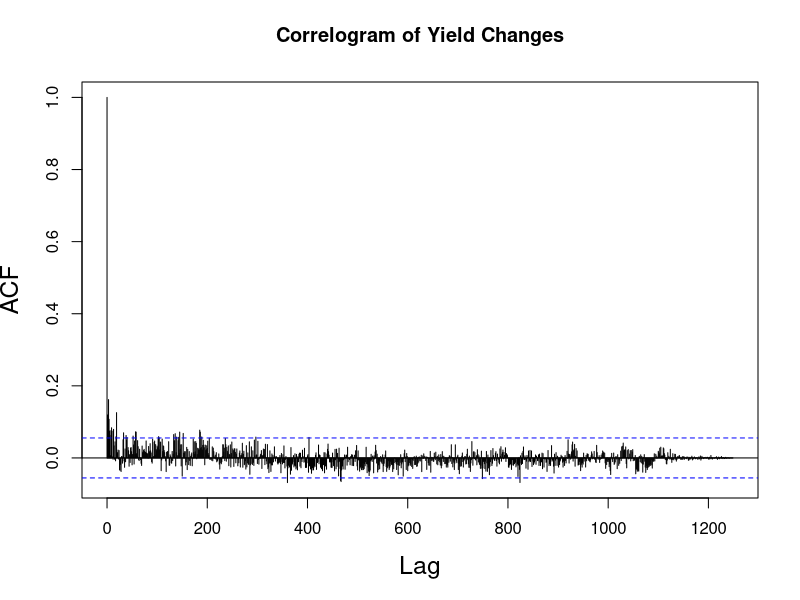

The R source for this figure: (Note: this script raises an error after producing the figure.)



#------------------------------1-Day Increment Data--------------------------------
#------------------------------Reading Data---------------------------------------------
df_1year_st <-read.csv("./Stationary-1-day/df_1year_st.csv")
attach(df_1year_st)

#-----------------------------Check for Autocorrelation--------------------------------
acf(df_1year_st, lag.max = 1251, plot = TRUE , cex.lab=1.5 , main = "Correlogram of Yield Changes")


#------------------------------Distribution Fitting----------------------------------
#---------------------------------Cullen and Frey Graph
par(mfrow=c(1,1))
descdist(DGS1 , boot = 1000)

#----------------------Fitting into Normal, Logistic and Cauchy Distribution--------------------------------
fn =fitdist(DGS1, "norm")
fl =fitdist(DGS1, "logis")
fc =fitdist(DGS1, "cauchy")
par(mfrow=c(2,2))
plot.legend = c("normal", "logistic","cauchy")
denscomp(list(fn, fl,fc) , legendtext = plot.legend)
qqcomp(list(fn, fl,fc) , legendtext = plot.legend)
cdfcomp(list(fn, fl,fc) , legendtext = plot.legend)
ppcomp(list(fn, fl,fc) , legendtext = plot.legend)
#----------
summary(fn)
summary(fl)
summary(fc)

#------------------------Maximum Goodness of Fit --------------------------------
#----------------------------Camer-von Mises -----------------------------------
gofn =fitdist(DGS1, "norm" , method = "mge" , gof="CvM")
gofl =fitdist(DGS1, "logis", method = "mge" , gof="CvM")
gofc =fitdist(DGS1, "cauchy", method = "mge" , gof="CvM")
summary(gofn)
summary(gofl)
summary(gofc)
#-------------------------------Kolmogrov-Smirnov---------------------------------------
gofn =fitdist(DGS1, "norm" , method = "mge" , gof="KS")
gofl =fitdist(DGS1, "logis", method = "mge" , gof="KS")
gofc =fitdist(DGS1, "cauchy", method = "mge" , gof="KS")
summary(gofn)
summary(gofl)
summary(gofc)

#-------------------------------Anderson-Darling---------------------------------------
gofn =fitdist(DGS1, "norm" , method = "mge" , gof="AD")
gofl =fitdist(DGS1, "logis", method = "mge" , gof="AD")
gofc =fitdist(DGS1, "cauchy", method = "mge" , gof="AD")
summary(gofn)
summary(gofl)
summary(gofc)

#-----------------------------------Plotting Emperical data and Final decision by k test -----------------------------
t1= length(DGS1)
par(mfrow=c(1,1))

plot(density(tail(DGS1,t1)), main = "Distribution of Yield Changes" ,cex.lab=1.5)
curve(dnorm(x,mean=mean(tail(DGS1,t1)),sd= sd(tail(DGS1,t1))), col = "red", lwd =3, add=TRUE)
curve(dlogis(x,mean(tail(DGS1,t1)),sd(tail(DGS1,t1))), col = "green" ,add=TRUE,lwd = 2)
curve(dcauchy(x,mean(tail(DGS1,t1)),sd(tail(DGS1,t1))), col = "blue" ,add=TRUE,lwd = 2)

legend("topleft", legend=c("Empirical Data", "Normal", "Logistic", "Cauchy"),
       col=c("black", "red","green", "blue"), lty=1, cex=0.8 , lwd = 3)

ks.test(tail(DGS1,t1),rnorm(t1, mean(tail(DGS1,t1)),sd(tail(DGS1,t1))))
ks.test(tail(DGS1,t1),rlogis(t1, mean(tail(DGS1,t1)),sd(tail(DGS1,t1))))
ks.test(tail(DGS1,t1),rcauchy(t1, mean(tail(DGS1,t1)),sd(tail(DGS1,t1))))

ks.test(tail(DGS1,t1),"pnorm", mean = mean(tail(DGS1,t1)),sd = sd(tail(DGS1,t1)))
ks.test(rnorm(1000), "pnorm")

# --------------------------------------------------------------------------------------
detach(df_1year_st)



#------------------------------25-Day Increment Data--------------------------------
#------------------------------Reading Data---------------------------------------------
df_1year_25_st<-read.csv("./Stationary-25-day/df_1year_25_st.csv")
attach(df_1year_25_st)

#-----------------------------Check for Autocorrelation--------------------------------
acf(df_1year_25_st, lag.max = 1251, plot = TRUE , cex.lab=1.5 , main = "Correlogram of Yield Changes")

#------------------------------Distribution Fitting----------------------------------
#---------------------------------Cullen and Frey Graph
par(mfrow=c(1,1))
descdist(DGS1 , boot = 1000)

#----------------------Fitting into Normal, Logistic and Cauchy Distribution--------------------------------
fn =fitdist(DGS1, "norm")
fl =fitdist(DGS1, "logis")
fc =fitdist(DGS1, "cauchy")

par(mfrow=c(2,2))
plot.legend = c("normal", "logistic","cauchy")
denscomp(list(fn, fl,fc) , legendtext = plot.legend)
qqcomp(list(fn, fl,fc) , legendtext = plot.legend)
cdfcomp(list(fn, fl,fc) , legendtext = plot.legend)
ppcomp(list(fn, fl,fc) , legendtext = plot.legend)
#----------
summary(fn)
summary(fl)
summary(fc)

 ###----- --------------------------------goodness of fit--------------------------------
#----------------------------Camer-von Mises -----------------------------------

gofn =fitdist(DGS1, "norm" , method = "mge" , gof="CvM")
gofl =fitdist(DGS1, "logis", method = "mge" , gof="CvM")
gofc =fitdist(DGS1, "cauchy", method = "mge" , gof="CvM")
summary(gofn)
summary(gofl)
summary(gofc)

#----------------------------Kolmogrov-Smirnov -----------------------------------
gofn =fitdist(DGS1, "norm" , method = "mge" , gof="KS")
gofl =fitdist(DGS1, "logis", method = "mge" , gof="KS")
gofc =fitdist(DGS1, "cauchy", method = "mge" , gof="KS")
summary(gofn)
summary(gofl)
summary(gofc)
#---------------------------Anderson-Darling -----------------------------------

gofn =fitdist(DGS1, "norm" , method = "mge" , gof="AD")
gofl =fitdist(DGS1, "logis", method = "mge" , gof="AD")
gofc =fitdist(DGS1, "cauchy", method = "mge" , gof="AD")
summary(gofn)
summary(gofl)
summary(gofc)


detach(df_1year_25_st)


#------------------------------------Stochastic Modeling ---------------------------
#--------------------------Arithmatic Brownian Motion ------------------------------

ABM <- function (nsim, t, mu, sigma, r0, dt)
  {
    abm <- matrix(ncol = nsim, nrow = t)
    for (simu in 1:nsim){
      abm[1, simu] <- r0
      for (day in 2:t) {
        epsilon <- rnorm(1)
        abm[day, simu] <- abm[(day-1), simu] + (mu * dt) + (sigma * epsilon * sqrt(dt))
            }
      }
  return(abm)
  }

#----------------------------Geometric Brownian Motion  ---------------------------
GBM <- function (nsim, t, mu, sigma, r0, dt)
  {
    gbm <- matrix(ncol = nsim, nrow = t)
    for (simu in 1:nsim) {
      gbm[1, simu] <- r0
      for (day in 2:t) {
        epsilon <- rnorm(1,mean=0,sd=sqrt(dt))
        gbm[day, simu] <- gbm[(day-1), simu] * exp((mu - sigma * sigma / 2) * dt + sigma * epsilon * sqrt(dt))
        }
    }
  return(gbm)
}
  
#-------------------------------------Real Data from before --------------------------------
rate_1year <-read.csv("./US_Treasury_Datasets/DGS1.csv")
row_to_keep = rate_1year[rate_1year$DGS1 != '.',]
historical_data = as.numeric(row_to_keep$DGS1)

#--------------------------------ABM Modeling--------------------------------
df_1year_st <-read.csv("./Stationary-1-day/df_1year_st.csv")
attach(df_1year_st)

numsim = 1000
t = 30
t0 = 30
r0 = tail(historical_data, t)[1]
mu = mean(head(tail(DGS1,t+t0),t0))
sigma= sd(head(tail(DGS1,t+t0),t0))
dt = 1
s <- seq(1, t)

abm <- ABM(numsim, t, mu, sigma , r0 , dt)

rate <- rowMeans(abm)
rate_sd <-rowSds(abm)/sqrt(numsim)

upper_conf <- rate + 1.96 * rate_sd
lower_conf <- rate - 1.96 * rate_sd

MSE(rate,tail(historical_data,t))

#----- plotting all trajectories and estimated mean and real yields -----------------------------
matplot(abm, type='l', xlab='time (days)', ylab='yield(%)', col=1:numsim , xaxt = "n",cex.lab=1.5)
axis(side = 1, at = s,labels = TRUE)
matplot(y = tail(historical_data,t),type = 'l',col= "orange", lwd = "4", add = TRUE)
matplot(y = rate,type = 'l',col= "blue", lwd = "3", add = TRUE)
legend("bottomleft", legend=c("Predicted Rates (Mean)", "Real Rates"),
       col=c("blue", "orange"), lty=1,lwd = "2")

#-------------------- plotting just the estimation and the real yields --------------------------------

matplot(tail(historical_data,t), type='l', xlab='time (days)', ylab='yield(%)', col="orange" , xaxt = "n",ylim=c(0.05,0.2),cex.lab=1.5)
axis(side = 1, at = s,labels = TRUE)
matplot(y = rate,type = 'l',col= "blue", lwd = "3", add = TRUE)
matplot(y = lower_conf,type = 'l',col= "red",lty=3, lwd = "3", add = TRUE)
matplot(y = upper_conf,type = 'l',col= "red", lty=3, lwd = "3", add = TRUE)

legend("topright", legend=c("Predicted Rates (Mean)", "Real Rates", "confidence interval 95%"),
       col=c("blue", "orange" , "red"), lty =c(1,1,3) ,lwd = "2")



#---------------ABM :  PDF for a yield at a specific time like t = 100 -------

hist(abm[t,], xlab = "Estimated Yield(%)", breaks = seq(min(abm[t,])-0.02, max(abm[t,])+0.02, 0.02) , freq = FALSE , cex.lab=1.5 , main = "Distribution of Estimated Yield for t = 30")
lines(density(abm[t,]), col="blue", lwd=2)
abline(v = mean(abm[t,]), col="green", lwd=3, lty=2)
abline(v = (mean(abm[t,]) - 1.96*sd(abm[t,])), col="red", lwd=3, lty=2)
abline(v = (mean(abm[t,]) + 1.96*sd(abm[t,])), col="red", lwd=3, lty=2)
legend("topleft", legend=c("Empirical Data Density", "Mean", "confidence interval 95%"),
       col=c("blue", "green" , "red"), lty =c(1,1,3) ,lwd = 1)


#---------------------------------- distribution fitting of model samples  --------------------

par(mfrow=c(1,1))
descdist(abm[t,] , boot = 1000)





#-----------------------------GBM Modeling ----------------------------------
df_1year_logreturns<-read.csv("./log_returns/df_1year_logreturns.csv")
df_1year_st <-read.csv("./Stationary-1-day/df_1year_st.csv")
attach(df_1year_st)

numsim = 1000
t = 30
t0 = 30
r0 = tail(historical_data, t)[1]
sigma= sd(head(tail(df_1year_logreturns$logReturn,t+t0),t0))
mu = mean(head(tail(df_1year_logreturns$logReturn,t+t0),t0)) + (sigma*sigma)/2
dt = 1
s <- seq(1, t)

gbm <- GBM(numsim, t, mu, sigma , r0 , dt)

rateg <- rowMeans(gbm)
rateg_sd <-rowSds(gbm)/sqrt(numsim)

upper_conf_g <- rateg + 1.96 * rateg_sd
lower_conf_g <- rateg - 1.96 * rateg_sd
MSE(rateg,tail(historical_data,t))

#---------------- plotting all trajectories and estimated mean and real yields -----------------------------
matplot(gbm, type='l', xlab='time (days)', ylab='yield(%)', col=1:numsim , xaxt = "n" , cex.lab=1.5)
axis(side = 1, at = s,labels = TRUE)
matplot(y=tail(historical_data, t),type = 'l',col= "orange", lwd = "4", add = TRUE)
matplot(y = rateg,type = 'l',col= "blue", lwd = "3", add = TRUE)

legend("topleft", legend=c("Predicted Rates (Mean)", "Real Rates"),
       col=c("blue", "orange"), lty=1,lwd = "2")

#---------- plotting just estimation and real yields----------------

matplot(tail(historical_data,t), type='l', xlab='time (days)', ylab='yield(%)', col="orange", xaxt = "n", ylim=c(0.1,0.17), cex.lab=1.5)
axis(side = 1, at = s,labels = TRUE)
matplot(y = rateg,type = 'l',col= "blue", lwd = "3", add = TRUE)
matplot(y = lower_conf_g,type = 'l',col= "red",lty=3, lwd = "3", add = TRUE)
matplot(y = upper_conf_g,type = 'l',col= "red", lty=3, lwd = "3", add = TRUE)

legend("topright", legend=c("Predicted Rates (Mean)", "Real Rates", "confidence interval 95%"),
       col=c("blue", "orange" , "red"), lty =c(1,1,3) ,lwd = "2")


#---------------GBM :  PDF for a yield at a specific time like t = 30 -------

h <- hist(gbm[t,], xlab = "Estimated Yield(%)", breaks = seq(min(gbm[t,])-0.02, max(gbm[t,])+0.02, 0.02) , freq = FALSE , cex.lab=1.5 , main = "Distribution of Estimated Yield for t")
lines(density(gbm[t,]), col="blue", lwd=2)
abline(v = mean(gbm[t,]), col="green", lwd=3, lty=2)
abline(v = 0.1183743, col="red", lwd=3, lty=2)
abline(v = 0.1223502 , col="red", lwd=3, lty=2)
legend("topright", legend=c("Empirical Data Density", "Mean", "confidence interval 95%"),
       col=c("blue", "green" , "red"), lty =c(1,1,3) ,lwd = 1)



par(mfrow=c(1,1))
descdist(gbm[t,] , boot = 1000)







#--------------- Log returns Density check -----------------

t1=30
x1 = tail(df_1year_logreturns$logReturn,t1)

par(mfrow=c(1,1))
plot(density(x1), main = "Distribution of Log of Yield Changes(last 30 days)",ylim=c(0,5))
curve(dnorm(x,mean=mean(x1),sd= sd(x1)), col = "red", lwd =2, add=TRUE)
legend("topleft", legend=c("Empirical Data", "Normal"),
       col=c("black", "red"), lty=1, cex=0.8 , lwd = 3)

ks.test(x1, "pnorm" , mean = mean(x1),sd = sd(x1))





t2= 30
x2 = tail(DGS1,t2)
ks.test(x2, "pnorm", mean=mean(x2), sd=sd(x2))

par(mfrow=c(1,1))
plot(density(x2), main = "Distribution of Yield Changes(last 30 days)" ,cex.lab=1.5 , ylim=c(0,40))
curve(dnorm(x,mean=mean(x2),sd= sd(x2)), col = "red", lwd =3, add=TRUE)
legend("topleft", legend=c("Empirical Data", "Normal"),
       col=c("black", "red"), lty=1, cex=0.8 , lwd = 3)


ks.test(x2, "pnorm" , mean = mean(x2),sd = sd(x2))

whitenoise.test(x2)
shapiro.test(x2)

whitenoise.test(DGS1)
shapiro.test(DGS1)
